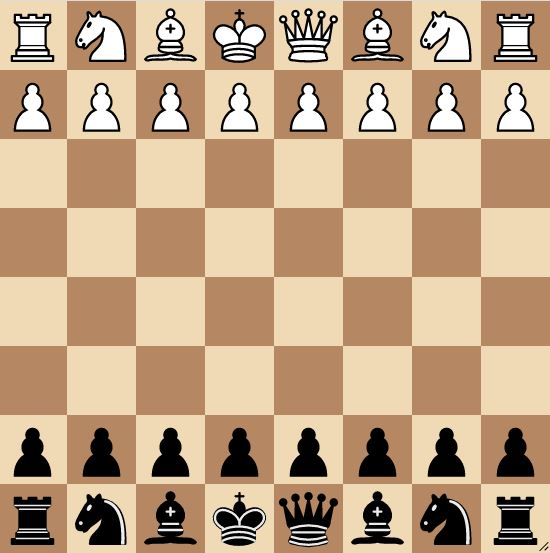
#> input picture black.JPG, 550 x 553 px
$ python -i helper.py   (imports and definitions only)
#> lines starting #> are read from the running program, lines starting #| are printed output that depends on the picture; after the words box and inside, x2 and y2 are one past the last pixel; in counts of white or black regions, pixels touching at a corner belong together
#> further down, picture is the input picture: shape (553, 550, 3); mean B, G, R 133.2, 164, 193.1
"""Helper functions used in the move detection logic."""

import cv2
import numpy as np


# [20 lines left out: functions perspective_transform, rotateMatrix, not called in this run]


def auto_canny(image):
    sigma_upper = 0.2
    sigma_lower = 0.8
    median_intensity = np.median(image)
    lower = int(max(0, (1.0 - sigma_lower) * median_intensity))
    upper = int(min(255, (1.0 + sigma_upper) * median_intensity))
    edged = cv2.Canny(image, lower, upper)
    return edged


def edge_detection(frame):
    kernel = np.ones((3, 3), np.uint8)
    clahe = cv2.createCLAHE(clipLimit=3.0, tileGridSize=(8, 8))
    edges = []
    for gray in cv2.split(frame):
        gray = cv2.morphologyEx(gray, cv2.MORPH_CLOSE, kernel)
        gray = clahe.apply(gray)
        gray = cv2.GaussianBlur(gray, (3, 3), 0)
        edge = auto_canny(gray)
        edges.append(edge)
#> this loop made 3 passes
#> (median_intensity in auto_canny, lower in auto_canny, upper in auto_canny) on passes 1 to 3: (128, 25, 153), (153, 30, 183), (180, 35, 216)
#> pass 1, in edge_detection, `gray = cv2.morphologyEx(gray, cv2.MORPH_CLOSE, kernel)`:
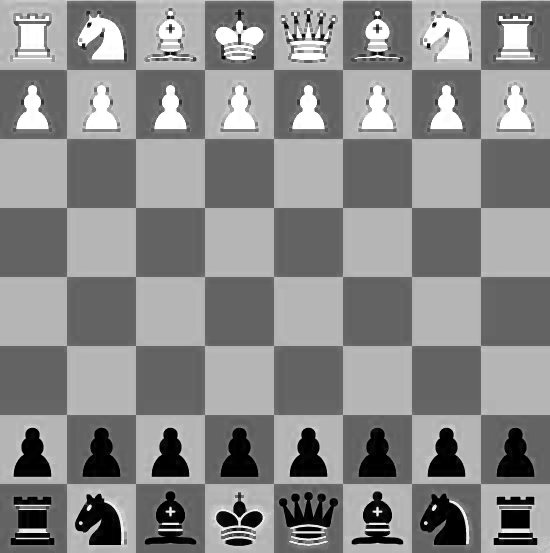
#> gray: shape (553, 550); min 0, max 255, mean 137.1
#> pass 1, in edge_detection, `gray = clahe.apply(gray)`:
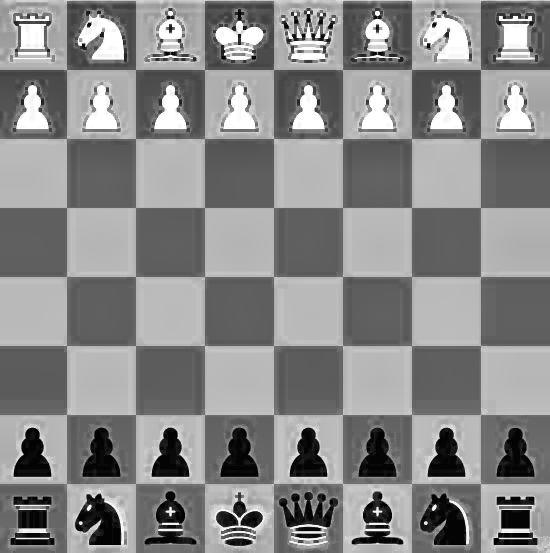
#> gray: shape (553, 550); min 2, max 255, mean 135.9
#> pass 1, in auto_canny, `edged = cv2.Canny(image, lower, upper)`:
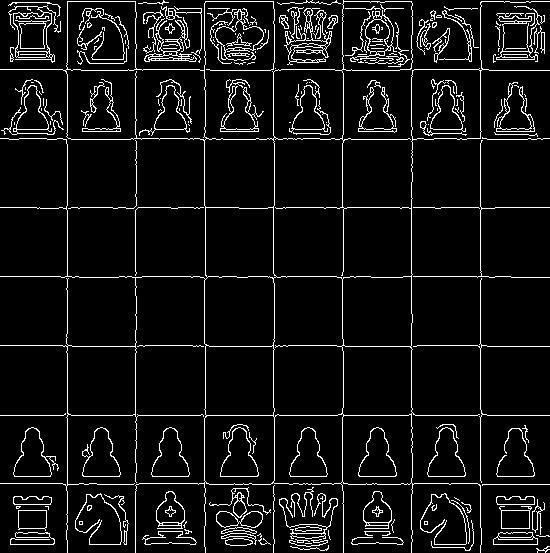
#> edged: shape (553, 550); 7.3% white in thin lines or dots
#> after the loop, edges = 3 items
    edges = cv2.bitwise_or(cv2.bitwise_or(edges[0], edges[1]), edges[2])
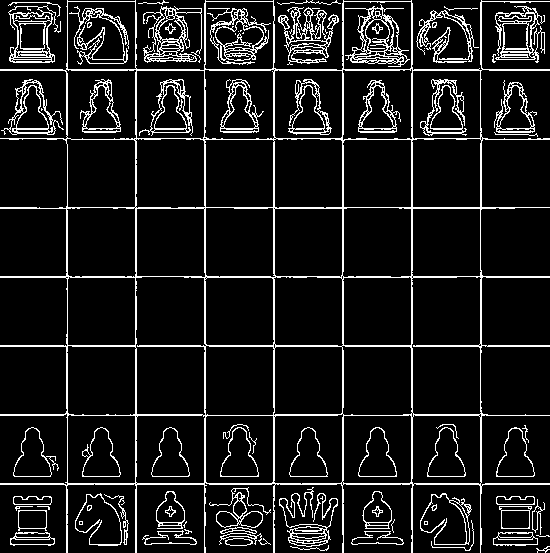
#> edges: shape (553, 550); 10.5% white in thin lines or dots
    kernel2 = np.ones((3, 3), np.uint8)
    edges = cv2.morphologyEx(edges, cv2.MORPH_CLOSE, kernel2)
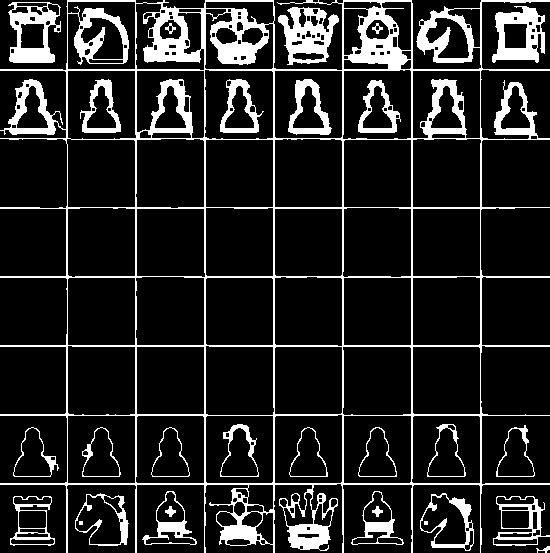
#> edges: shape (553, 550); 14.3% white; 29 white regions (2 under 20 px), largest, box (x1, y1, x2, y2) and area: (0, 0, 550, 553) 28854, (278, 7, 339, 65) 1854, (492, 6, 545, 63) 1640
    return edges


# [44 lines left out: functions get_square_image, contains_piece, detect_state, not called in this run]

>>> import cv2
>>> picture = cv2.imread('black.JPG')
>>> result = edge_detection(picture)

$ run again, on calibrated_board.jpg
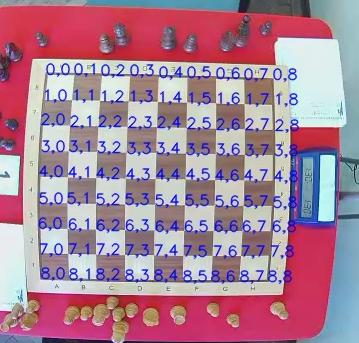
#> input picture calibrated_board.jpg, 359 x 343 px
#> picture is the input picture: shape (343, 359, 3); mean B, G, R 151.9, 132.2, 169.7
#> the loop in edge_detection, `for gray in cv2.split(frame):` made 3 passes
#> (median_intensity in auto_canny, lower in auto_canny, upper in auto_canny) on passes 1 to 3: (141, 28, 169), (127, 25, 152), (169, 33, 202)
#> pass 1, in auto_canny, `edged = cv2.Canny(image, lower, upper)`:
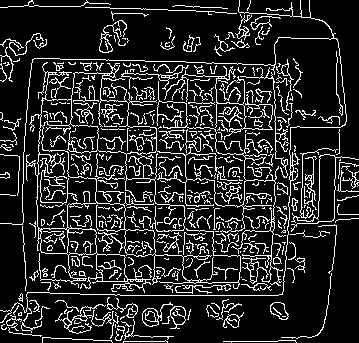
#> edged: shape (343, 359); 15.5% white in thin lines or dots
#> after the loop in edge_detection, `for gray in cv2.split(frame):`: edges = 3 items
#> in edge_detection, `edges = cv2.morphologyEx(edges, cv2.MORPH_CLOSE, kernel2)`:
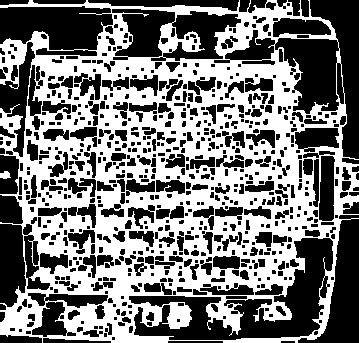
#> edges: shape (343, 359); 47.3% white; 2 white regions, box (x1, y1, x2, y2) and area: (0, 0, 359, 343) 58149, (0, 171, 11, 179) 64

$ run again, on white.JPG
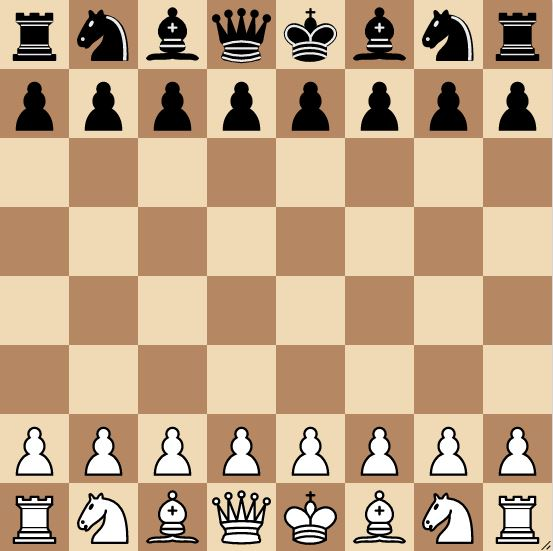
#> input picture white.JPG, 553 x 551 px
#> picture is the input picture: shape (551, 553, 3); mean B, G, R 133.2, 164.1, 193
#> the loop in edge_detection, `for gray in cv2.split(frame):` made 3 passes
#> (median_intensity in auto_canny, lower in auto_canny, upper in auto_canny) on passes 1 to 3: (129, 25, 154), (152, 30, 182), (181, 36, 217)
#> pass 1, in auto_canny, `edged = cv2.Canny(image, lower, upper)`:
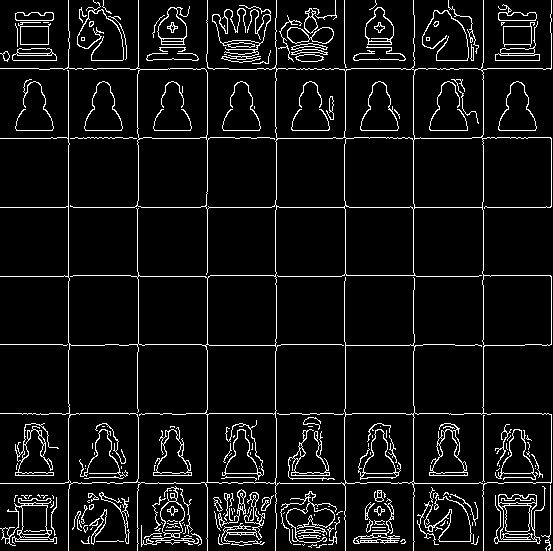
#> edged: shape (551, 553); 7% white in thin lines or dots
#> after the loop in edge_detection, `for gray in cv2.split(frame):`: edges = 3 items
#> in edge_detection, `edges = cv2.morphologyEx(edges, cv2.MORPH_CLOSE, kernel2)`:
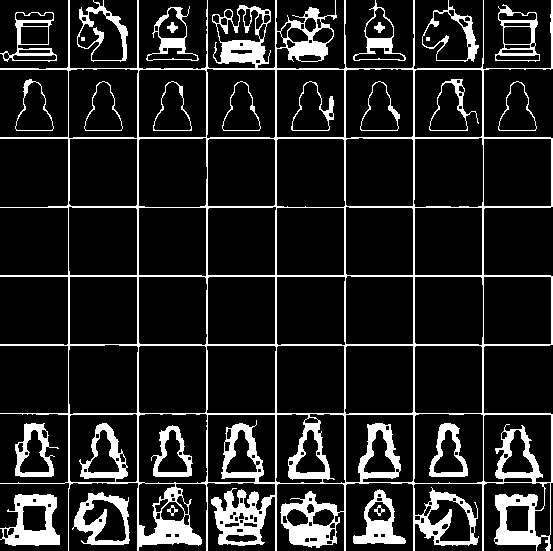
#> edges: shape (551, 553); 13.8% white; 27 white regions (2 under 20 px), largest, box (x1, y1, x2, y2) and area: (0, 0, 553, 551) 29531, (0, 494, 60, 546) 1599, (72, 492, 130, 545) 1254
